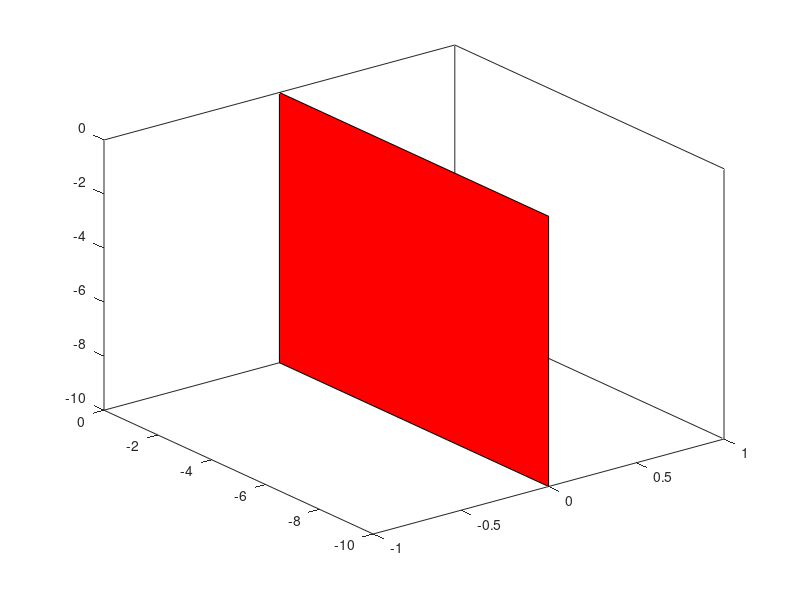

Source code (MATLAB): (Note: this script raises an error after producing the figure.)
%% ANIMATION OBSTACLES FIRST MAP (TETRAGWNA DIAFANA 2D) 
%%
 A=[10,4,0] ;
 B=[0,4,0] ;
 C =[0,4,10] ;
 D = [10,4,10] ;
 coor = [A ; B; C; D ] ;
 fill3(coor(:,1),coor(:,2),coor(:,3),'g', 'FaceAlpha', 0.5)
 
 
  A=[10,-4,0] ;
 B=[0,-4,0] ;
 C =[0,-4,10] ;
 D = [10,-4,10] ;
 coor = [A ; B; C; D ] ;
 fill3(coor(:,1),coor(:,2),coor(:,3),'g', 'FaceAlpha', 0.5)

 A=[-10,0,0] ;
 B=[0,0,0] ;
 C =[0,0,-10] ;
 D = [-10,0,-10] ;
 coor = [A ; B; C; D ] ;
 fill3(coor(:,1),coor(:,2),coor(:,3),'r', 'FaceAlpha', 0.5)

 
 A=[-10,8,0] ;
 B=[0,8,0] ;
 C =[0,8,-10] ;
 D = [-10,8,-10] ;
 coor = [A ; B; C; D ] ;
 fill3(coor(:,1),coor(:,2),coor(:,3),'r', 'FaceAlpha', 0.5)
 
  
 A=[-10,-8,0] ;
 B=[0,-8,0] ;
 C =[0,-8,-10] ;
 D = [-10,-8,-10] ;
 coor = [A ; B; C; D ] ;
 fill3(coor(:,1),coor(:,2),coor(:,3),'r', 'FaceAlpha', 0.5)
 %%ANIMATION OBSTACLES SECOND MAP
 %% 
  A=[-10,0,0] ;
 B=[0,0,0] ;
 C =[0,-10,0] ;
 D = [-10,-10,0] ;
 coor = [A ; B; C; D ] ;
 fill3(coor(:,1),coor(:,2),coor(:,3),'r', 'FaceAlpha', 1)

  A=[-10,0,0] ;
 B=[-10,-10,0] ;
 C =[-10,-10,-10] ;
 D = [-10,0,-10] ;
 coor = [A ; B; C; D ] ;
 fill3(coor(:,1),coor(:,2),coor(:,3),'r', 'FaceAlpha', 1)
 
  A=[-10,0,0] ;
 B=[0,0,0] ;
 C =[0,0,-10] ;
 D = [-10,0,-10] ;
 coor = [A ; B; C; D ] ;
 fill3(coor(:,1),coor(:,2),coor(:,3),'r', 'FaceAlpha', 1)
 
 A=[-10,-10,0] ;
 B=[0,-10,0] ;
 C =[0,-10,-10] ;
 D = [-10,-10,-10] ;
 coor = [A ; B; C; D ] ;
 fill3(coor(:,1),coor(:,2),coor(:,3),'r', 'FaceAlpha', 1)
 
  A=[0,0,0] ;
 B=[0,-10,0] ;
 C =[0,-10,-10] ;
 D = [0, 0,-10] ;
 coor = [A ; B; C; D ] ;
 fill3(coor(:,1),coor(:,2),coor(:,3),'r', 'FaceAlpha', 1)
 %% ANIMATION OBSTACLES THIRD MAP ( TETRAGONO 3D ) 
 
 
 
 
 
 
 
 
 
 
 
 
 
 
 
 
 
 
 
 
 
 
 
 %% ANIMATION BACKGROUND SKY 
 
 field_image = imread('clouds4.jpg');
surf([-6 6], [-6 6], [-6 -6;-6 -6], 'CData', field_image, 'FaceColor', 'texturemap');
 hold on
 field_image = imread('clouds4.jpg');
surf([-6 6], [6 6], [6 6;-6 -6], 'CData', field_image, 'FaceColor', 'texturemap');
hold on
field_image = imread('clouds4.jpg');
surf([6 6], [-6 6], [6 -6;6 -6], 'CData', field_image, 'FaceColor', 'texturemap');
 
 

%% ANIMATION 2 TETRAGWNA PANW-KATW 
  
 %KATW SXIMA 
   A=[0,7,0] ;
 B=[3,7,0] ;
 C =[3,7,-5] ;
 D = [0, 7,-5] ;
 coor = [A ; B; C; D ] ;
 fill3(coor(:,1),coor(:,2),coor(:,3),'r', 'FaceAlpha', 1)
 
 
 
 
  A=[0,7,0] ;
 B=[3,7,0] ;
 C =[3,3,0] ;
 D = [0, 3,0] ;
 coor = [A ; B; C; D ] ;
 fill3(coor(:,1),coor(:,2),coor(:,3),'r', 'FaceAlpha', 1)
 
 A=[0,3,0] ;
 B=[3,3,0] ;
 C =[3,3,-5] ;
 D = [0, 3,-5] ;
 coor = [A ; B; C; D ] ;
 fill3(coor(:,1),coor(:,2),coor(:,3),'r', 'FaceAlpha', 1)
 
 
 A=[0,7,0] ;
 B=[0,3,0] ;
 C =[0,3,-5] ;
 D = [0, 7,-5] ;
 coor = [A ; B; C; D ] ;
 fill3(coor(:,1),coor(:,2),coor(:,3),'r', 'FaceAlpha', 1)
 
 
   A=[0,7,-5] ;
 B=[3,7,-5] ;
 C =[3,3,-5] ;
 D = [0, 3,-5] ;
 coor = [A ; B; C; D ] ;
 fill3(coor(:,1),coor(:,2),coor(:,3),'r', 'FaceAlpha', 1)
 
  A=[3,7,0] ;
 B=[3,3,0] ;
 C =[3,3,-5] ;
 D = [3, 7,-5] ;
 coor = [A ; B; C; D ] ;
 fill3(coor(:,1),coor(:,2),coor(:,3),'r', 'FaceAlpha', 1)
 
 
 %--------------------------------------------------------%
 %%
 %PANW SXIMA
   A=[0,7,9] ;
 B=[3,7,9] ;
 C =[3,7,4] ;
 D = [0, 7,4] ;
 coor = [A ; B; C; D ] ;
 fill3(coor(:,1),coor(:,2),coor(:,3),'r', 'FaceAlpha', 1)
 
  
  A=[0,7,9] ;
 B=[3,7,9] ;
 C =[3,3,9] ;
 D = [0, 3,9] ;
 coor = [A ; B; C; D ] ;
 fill3(coor(:,1),coor(:,2),coor(:,3),'r', 'FaceAlpha', 1)
 
 A=[0,3,9] ;
 B=[3,3,9] ;
 C =[3,3,4] ;
 D = [0, 3,4] ;
 coor = [A ; B; C; D ] ;
 fill3(coor(:,1),coor(:,2),coor(:,3),'r', 'FaceAlpha', 1)
 
 
 A=[0,7,9] ;
 B=[0,3,9] ;
 C =[0,3,4] ;
 D = [0, 7,4] ;
 coor = [A ; B; C; D ] ;
 fill3(coor(:,1),coor(:,2),coor(:,3),'r', 'FaceAlpha', 1)
 
 
   A=[0,7,4] ;
 B=[3,7,4] ;
 C =[3,3,4] ;
 D = [0, 3,4] ;
 coor = [A ; B; C; D ] ;
 fill3(coor(:,1),coor(:,2),coor(:,3),'r', 'FaceAlpha', 1)
 
  A=[3,7,9] ;
 B=[3,3,9] ;
 C =[3,3,4] ;
 D = [3, 7,4] ;
 coor = [A ; B; C; D ] ;
 fill3(coor(:,1),coor(:,2),coor(:,3),'r', 'FaceAlpha', 1)

 
 %---------------------------------------------------------%
 %% TRY TO MAKE RECTANGULAR WITH A HOLE IN THE MIDDLE (10 VIEWLIMIT)
 %%
  A=[-10,-8,-10] ;
 B=[-10,-8,10] ;
 C =[-2,-8,10] ;
 D = [-2, -8,-10] ;
 coor = [A ; B; C; D ] ;
 fill3(coor(:,1),coor(:,2),coor(:,3),'r', 'FaceAlpha', 1)
 
 
   A=[-10,-6,-10] ;
 B=[-10,-6,10] ;
 C =[-2,-6,10] ;
 D = [-2, -6,-10] ;
 coor = [A ; B; C; D ] ;
 fill3(coor(:,1),coor(:,2),coor(:,3),'r', 'FaceAlpha', 1)
 
 
    A=[-10,-6,10] ;
 B=[-10,-8,10] ;
 C =[-10,-8,-10] ;
 D = [-10, -6,-10] ;
 coor = [A ; B; C; D ] ;
 fill3(coor(:,1),coor(:,2),coor(:,3),'r', 'FaceAlpha', 1)
 
 
     A=[-2,-6,10] ;
 B=[-2,-8,10] ;
 C =[-10,-8,10] ;
 D = [-10, -6,10] ;
 coor = [A ; B; C; D ] ;
 fill3(coor(:,1),coor(:,2),coor(:,3),'r', 'FaceAlpha', 1)
 
 
    A=[-2,-6,-10] ;
 B=[-2,-8,-10] ;
 C =[-10,-8,-10] ;
 D = [-10, -6,-10] ;
 coor = [A ; B; C; D ] ;
 fill3(coor(:,1),coor(:,2),coor(:,3),'r', 'FaceAlpha', 1)
 
 
  A=[-2,-6,10] ;
 B=[-2,-8,10] ;
 C =[-2,-8,-10] ;
 D = [-2, -6,-10] ;
 coor = [A ; B; C; D ] ;
 fill3(coor(:,1),coor(:,2),coor(:,3),'r', 'FaceAlpha', 1)
 
 %-----------------%
 %TO DIPLA SXIMA 
 
   A=[10,-8,-10] ;
 B=[10,-8,10] ;
 C =[2,-8,10] ;
 D = [2, -8,-10] ;
 coor = [A ; B; C; D ] ;
 fill3(coor(:,1),coor(:,2),coor(:,3),'r', 'FaceAlpha', 1)
 
 
   A=[10,-6,-10] ;
 B=[10,-6,10] ;
 C =[2,-6,10] ;
 D = [2, -6,-10] ;
 coor = [A ; B; C; D ] ;
 fill3(coor(:,1),coor(:,2),coor(:,3),'r', 'FaceAlpha', 1)
 
 
    A=[10,-6,10] ;
 B=[10,-8,10] ;
 C =[10,-8,-10] ;
 D = [10, -6,-10] ;
 coor = [A ; B; C; D ] ;
 fill3(coor(:,1),coor(:,2),coor(:,3),'r', 'FaceAlpha', 1)
 
 
     A=[2,-6,10] ;
 B=[2,-8,10] ;
 C =[10,-8,10] ;
 D = [10, -6,10] ;
 coor = [A ; B; C; D ] ;
 fill3(coor(:,1),coor(:,2),coor(:,3),'r', 'FaceAlpha', 1)
 
 
    A=[2,-6,-10] ;
 B=[2,-8,-10] ;
 C =[10,-8,-10] ;
 D = [10, -6,-10] ;
 coor = [A ; B; C; D ] ;
 fill3(coor(:,1),coor(:,2),coor(:,3),'r', 'FaceAlpha', 1)
 
 
  A=[2,-6,10] ;
 B=[2,-8,10] ;
 C =[2,-8,-10] ;
 D = [2, -6,-10] ;
 coor = [A ; B; C; D ] ;
 fill3(coor(:,1),coor(:,2),coor(:,3),'r', 'FaceAlpha', 1)
 
% ---------%
%TETRAGWNA PANW KATW 

  A=[-2,-6,10] ;
 B=[2,-6,10] ;
 C =[2,-8,10] ;
 D = [-2, -8,10] ;
 coor = [A ; B; C; D ] ;
 fill3(coor(:,1),coor(:,2),coor(:,3),'r', 'FaceAlpha', 1)
 
 
   A=[-2,-6,6] ;
 B=[2,-6,6] ;
 C =[2,-8,6] ;
 D = [-2, -8,6] ;
 coor = [A ; B; C; D ] ;
 fill3(coor(:,1),coor(:,2),coor(:,3),'r', 'FaceAlpha', 1)
 
 
 
 
   A=[-2,-6,10] ;
 B=[2,-6,10] ;
 C =[2,-6,6] ;
 D = [-2, -6,6] ;
 coor = [A ; B; C; D ] ;
 fill3(coor(:,1),coor(:,2),coor(:,3),'r', 'FaceAlpha', 1)
 
    A=[-2,-8,10] ;
 B=[2,-8,10] ;
 C =[2,-8,6] ;
 D = [-2, -8,6] ;
 coor = [A ; B; C; D ] ;
 fill3(coor(:,1),coor(:,2),coor(:,3),'r', 'FaceAlpha', 1)
 
 
 %--- TO APO KATW ----%
 
   A=[-2,-6,-10] ;
 B=[2,-6,-10] ;
 C =[2,-8,-10] ;
 D = [-2, -8,-10] ;
 coor = [A ; B; C; D ] ;
 fill3(coor(:,1),coor(:,2),coor(:,3),'r', 'FaceAlpha', 1)
 
 
   A=[-2,-6,-6] ;
 B=[2,-6,-6] ;
 C =[2,-8,-6] ;
 D = [-2, -8,-6] ;
 coor = [A ; B; C; D ] ;
 fill3(coor(:,1),coor(:,2),coor(:,3),'r', 'FaceAlpha', 1)
 
 
 
 
   A=[-2,-6,-10] ;
 B=[2,-6,-10] ;
 C =[2,-6,-6] ;
 D = [-2, -6,-6] ;
 coor = [A ; B; C; D ] ;
 fill3(coor(:,1),coor(:,2),coor(:,3),'r', 'FaceAlpha', 1)
 
    A=[-2,-8,-10] ;
 B=[2,-8,-10] ;
 C =[2,-8,-6] ;
 D = [-2, -8,-6] ;
 coor = [A ; B; C; D ] ;
 fill3(coor(:,1),coor(:,2),coor(:,3),'r', 'FaceAlpha', 1)
 
 %-----------------------------------------------------------------------------------%
%%OBSTACLES 
 %% BIG PATH WITH OBSTACLES IN RIGHT-LEFT. TO RUN IT WE HAVE TO PUT TWO COMMANDS FIRST FOR THE VIEW   
 
 
  A=[-10,-8,-10] ;
 B=[-10,-8,10] ;
 C =[0,-8,10] ;
 D = [0, -8,-10] ;
 coor = [A ; B; C; D ] ;
 fill3(coor(:,1),coor(:,2),coor(:,3),'r', 'FaceAlpha', 1)
 
 
   A=[-10,-6,-10] ;
 B=[-10,-6,10] ;
 C =[0,-6,10] ;
 D = [0, -6,-10] ;
 coor = [A ; B; C; D ] ;
 fill3(coor(:,1),coor(:,2),coor(:,3),'r', 'FaceAlpha', 1)
 
 
    A=[-10,-6,10] ;
 B=[-10,-8,10] ;
 C =[-10,-8,-10] ;
 D = [-10, -6,-10] ;
 coor = [A ; B; C; D ] ;
 fill3(coor(:,1),coor(:,2),coor(:,3),'r', 'FaceAlpha', 1)
 
 
     A=[0,-6,10] ;
 B=[0,-8,10] ;
 C =[-10,-8,10] ;
 D = [-10, -6,10] ;
 coor = [A ; B; C; D ] ;
 fill3(coor(:,1),coor(:,2),coor(:,3),'r', 'FaceAlpha', 1)
 
 
    A=[0,-6,-10] ;
 B=[0,-8,-10] ;
 C =[-10,-8,-10] ;
 D = [-10, -6,-10] ;
 coor = [A ; B; C; D ] ;
 fill3(coor(:,1),coor(:,2),coor(:,3),'r', 'FaceAlpha', 1)
 
 
  A=[0,-6,10] ;
 B=[0,-8,10] ;
 C =[0,-8,-10] ;
 D = [0, -6,-10] ;
 coor = [A ; B; C; D ] ;
 fill3(coor(:,1),coor(:,2),coor(:,3),'r', 'FaceAlpha', 1)
 
 %--------------%
 
   A=[-10,-8,-10] ;
 B=[-10,-8,10] ;
 C =[0,-8,10] ;
 D = [0, -8,-10] ;
 coor = [-A ; -B; -C;- D ] ;
 fill3(coor(:,1),coor(:,2),coor(:,3),'r', 'FaceAlpha', 1)
 
 
   A=[-10,-6,-10] ;
 B=[-10,-6,10] ;
 C =[0,-6,10] ;
 D = [0, -6,-10] ;
 coor = [-A ; -B;- C;- D ] ;
 fill3(coor(:,1),coor(:,2),coor(:,3),'r', 'FaceAlpha', 1)
 
 
    A=[-10,-6,10] ;
 B=[-10,-8,10] ;
 C =[-10,-8,-10] ;
 D = [-10, -6,-10] ;
 coor = [-A ; -B; -C; -D ] ;
 fill3(coor(:,1),coor(:,2),coor(:,3),'r', 'FaceAlpha', 1)
 
 
     A=[0,-6,10] ;
 B=[0,-8,10] ;
 C =[-10,-8,10] ;
 D = [-10, -6,10] ;
 coor = [-A ; -B; -C; -D ] ;
 fill3(coor(:,1),coor(:,2),coor(:,3),'r', 'FaceAlpha', 1)
 
 
    A=[0,-6,-10] ;
 B=[0,-8,-10] ;
 C =[-10,-8,-10] ;
 D = [-10, -6,-10] ;
 coor = [-A ; -B; -C; -D ] ;
 fill3(coor(:,1),coor(:,2),coor(:,3),'r', 'FaceAlpha', 1)
 
 
  A=[0,-6,10] ;
 B=[0,-8,10] ;
 C =[0,-8,-10] ;
 D = [0, -6,-10] ;
 coor = [-A ; -B; -C; -D ] ;
 fill3(coor(:,1),coor(:,2),coor(:,3),'r', 'FaceAlpha', 1)
 
 
 %-----------------%
  A=[10,-22,-10] ;
 B=[10,-22,10] ;
 C =[0,-22,10] ;
 D = [0, -22,-10] ;
 coor = [A ; B; C; D ] ;
 fill3(coor(:,1),coor(:,2),coor(:,3),'r', 'FaceAlpha', 1)
 
 
   A=[10,-20,-10] ;
 B=[10,-20,10] ;
 C =[0,-20,10] ;
 D = [0, -20,-10] ;
 coor = [A ; B; C;D ] ;
 fill3(coor(:,1),coor(:,2),coor(:,3),'r', 'FaceAlpha', 1)
 
 
    A=[10,-20,10] ;
 B=[10,-22,10] ;
 C =[10,-22,-10] ;
 D = [10, -20,-10] ;
 coor = [A ; B; C; D ] ;
 fill3(coor(:,1),coor(:,2),coor(:,3),'r', 'FaceAlpha', 1)
 
 
     A=[0,-20,10] ;
 B=[0,-22,10] ;
 C =[10,-22,10] ;
 D = [10, -20,10] ;
 coor = [A ; B; C; D ] ;
 fill3(coor(:,1),coor(:,2),coor(:,3),'r', 'FaceAlpha', 1)
 
 
    A=[0,-20,-10] ;
 B=[0,-22,-10] ;
 C =[10,-22,-10] ;
 D = [10, -20,-10] ;
 coor = [A ; B; C; D ] ;
 fill3(coor(:,1),coor(:,2),coor(:,3),'r', 'FaceAlpha', 1)
 
 
  A=[0,-20,10] ;
 B=[0,-22,10] ;
 C =[0,-22,-10] ;
 D = [0, -20,-10] ;
 coor = [A ; B; C; D ] ;
 fill3(coor(:,1),coor(:,2),coor(:,3),'r', 'FaceAlpha', 1)
 
 
 %---------------%
 
 A=[10,-22,-10] ;
 B=[10,-22,10] ;
 C =[0,-22,10] ;
 D = [0, -22,-10] ;
 coor = [-A ; -B; -C; -D ] ;
 fill3(coor(:,1),coor(:,2),coor(:,3),'r', 'FaceAlpha', 1)
 
 
   A=[10,-20,-10] ;
 B=[10,-20,10] ;
 C =[0,-20,10] ;
 D = [0, -20,-10] ;
 coor = [-A ; -B; -C;-D ] ;
 fill3(coor(:,1),coor(:,2),coor(:,3),'r', 'FaceAlpha', 1)
 
 
    A=[10,-20,10] ;
 B=[10,-22,10] ;
 C =[10,-22,-10] ;
 D = [10, -20,-10] ;
 coor = [-A ; -B; -C; -D ] ;
 fill3(coor(:,1),coor(:,2),coor(:,3),'r', 'FaceAlpha', 1)
 
 
     A=[0,-20,10] ;
 B=[0,-22,10] ;
 C =[10,-22,10] ;
 D = [10, -20,10] ;
 coor = [-A ; -B; -C; -D ] ;
 fill3(coor(:,1),coor(:,2),coor(:,3),'r', 'FaceAlpha', 1)
 
 
    A=[0,-20,-10] ;
 B=[0,-22,-10] ;
 C =[10,-22,-10] ;
 D = [10, -20,-10] ;
 coor = [-A ; -B; -C;- D ] ;
 fill3(coor(:,1),coor(:,2),coor(:,3),'r', 'FaceAlpha', 1)
 
 
  A=[0,-20,10] ;
 B=[0,-22,10] ;
 C =[0,-22,-10] ;
 D = [0, -20,-10] ;
 coor = [-A ; -B;- C;- D ] ;
 fill3(coor(:,1),coor(:,2),coor(:,3),'r', 'FaceAlpha', 1)
 
 
 
 
 
 
 
 